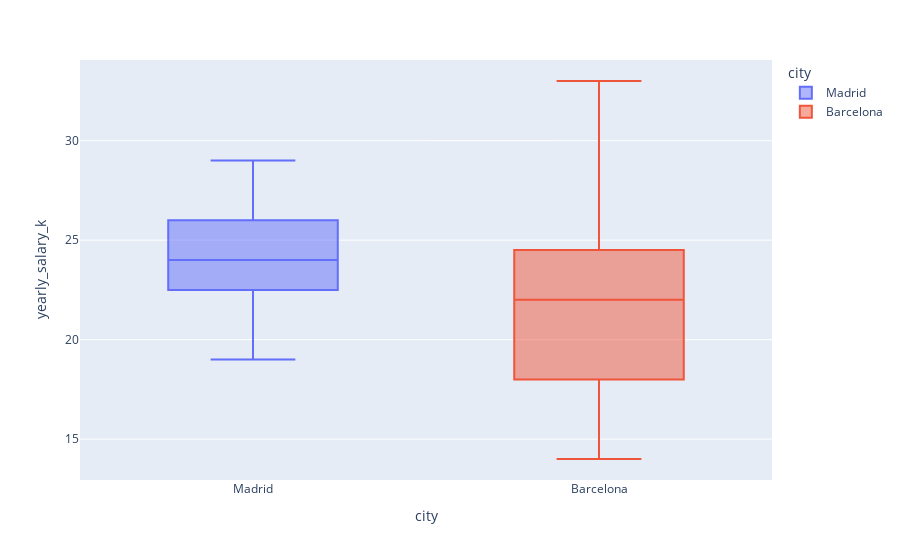

Write notebook code for a chart like this one.
### Code cell
px.box(data_frame=df_salaries2, x='city', y='yearly_salary_k', color='city')

### Figure 1 — Plotly figure (JSON) as saved in the notebook; plotly's stock layout.template omitted (floating-point values rounded to 4 significant figures)
{"data": [{"alignmentgroup": "True", "hovertemplate": "city=%{x}<br>yearly_salary_k=%{y}<extra></extra>", "legendgroup": "Madrid", "marker": {"color": "#636efa"}, "name": "Madrid", "notched": false, "offsetgroup": "Madrid", "orientation": "v", "showlegend": true, "type": "box", "x": ["Madrid", "Madrid", "Madrid", "Madrid", "Madrid", "Madrid", "Madrid", "Madrid", "Madrid", "Madrid", "Madrid", "Madrid", "Madrid", "Madrid", "Madrid", "Madrid", "Madrid", "Madrid", "Madrid", "Madrid"], "x0": " ", "xaxis": "x", "y": [26, 24, 26, 29, 24, 24, 29, 27, 23, 26, 23, 23, 25, 19, 19, 23, 21, 25, 22, 20], "y0": " ", "yaxis": "y"}, {"alignmentgroup": "True", "hovertemplate": "city=%{x}<br>yearly_salary_k=%{y}<extra></extra>", "legendgroup": "Barcelona", "marker": {"color": "#EF553B"}, "name": "Barcelona", "notched": false, "offsetgroup": "Barcelona", "orientation": "v", "showlegend": true, "type": "box", "x": ["Barcelona", "Barcelona", "Barcelona", "Barcelona", "Barcelona", "Barcelona", "Barcelona", "Barcelona", "Barcelona", "Barcelona", "Barcelona", "Barcelona", "Barcelona", "Barcelona", "Barcelona", "Barcelona", "Barcelona", "Barcelona", "Barcelona", "Barcelona"], "x0": " ", "xaxis": "x", "y": [31, 22, 24, 16, 21, 24, 18, 25, 20, 22, 20, 33, 23, 18, 28, 17, 25, 14, 17, 24], "y0": " ", "yaxis": "y"}], "layout": {"boxmode": "overlay", "legend": {"title": {"text": "city"}, "tracegroupgap": 0}, "margin": {"t": 60}, "xaxis": {"anchor": "y", "categoryarray": ["Madrid", "Barcelona"], "categoryorder": "array", "domain": [0, 1], "title": {"text": "city"}}, "yaxis": {"anchor": "x", "domain": [0, 1], "title": {"text": "yearly_salary_k"}}}}
